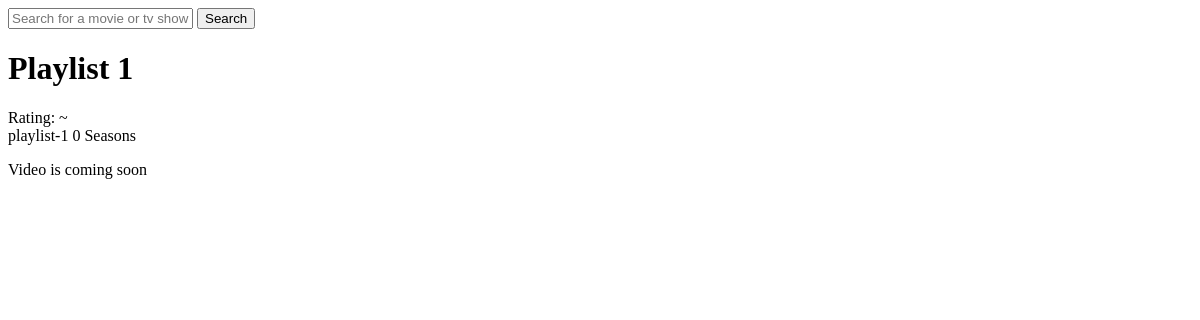
The app's page /shows/playlist-1/, older data.
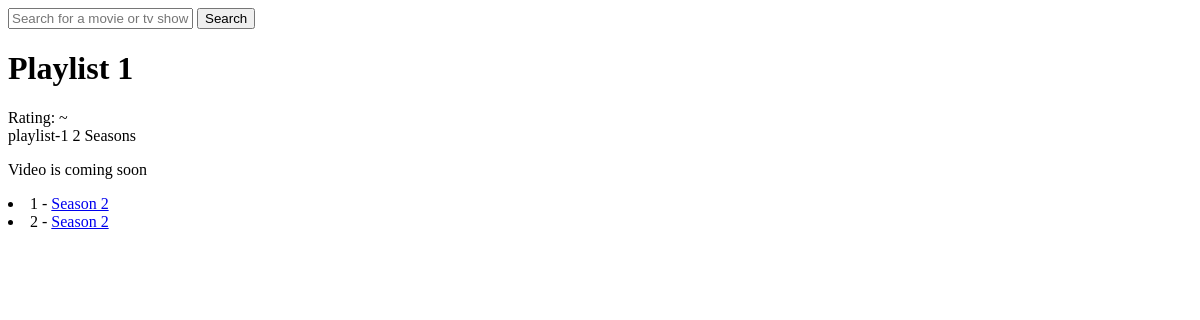
The same page, newer data.
### playlists/models.py (models this page shows, shortened)
class Playlist(models.Model):
    class PlaylistTypeChoices(models.TextChoices):
        MOVIE = "MOV", "Movie"
        SHOW = 'TVS', "TV Show"
        SEASON = 'SEA', "Season"
        PLAYLIST = 'PLY', "Playlist"
    parent = models.ForeignKey('self', null=True, blank=True, on_delete=models.SET_NULL)
    related = models.ManyToManyField("self", blank=True, related_name='related', through='PlaylistRelated')
    order = models.IntegerField(default=1)
    title = models.CharField(max_length=220)
    category = models.ForeignKey(Category, null=True, blank=True, on_delete=models.SET_NULL, related_name="playlists")
    description = models.TextField(blank=True, null=True)
    slug = models.SlugField(blank=True, null=True)
    type = models.CharField(max_length=3, choices=PlaylistTypeChoices.choices, default=PlaylistTypeChoices.PLAYLIST)
    video = models.ForeignKey(Video, blank=True, null=True, on_delete=models.SET_NULL, related_name='featured_playlist')
    videos = models.ManyToManyField(Video, blank=True, related_name='playlist_item', through='PlaylistItem')
    active = models.BooleanField(default=True)
    timestamp = models.DateTimeField(auto_now=True)
    state = models.CharField(max_length=2, choices=PublishStateOptions.choices, default=PublishStateOptions.DRAFT)
    publish_timestamp = models.DateField(auto_now=False, auto_now_add=False, blank=True, null=True)
    tags = GenericRelation(TaggedItem, related_query_name='playlist')
    ratings = GenericRelation(Rating, related_query_name='playlist')
    objects = PlaylistManager()
    def get_absolute_url(self):
        if self.is_movie:
            return f"/movies/{self.slug}/"
        if self.is_show:
            return f"/shows/{self.slug}/"
        if self.is_season and self.parent is not None:
            return f"/shows/{self.parent.slug}/seasons/{self.slug}/"
        return f"/playlists/{self.slug}/"
    @property
    def is_season(self):
        return self.type == self.PlaylistTypeChoices.SEASON
    @property
    def is_movie(self):
        return self.type == self.PlaylistTypeChoices.MOVIE
    @property
    def is_show(self):
        return self.type == self.PlaylistTypeChoices.SHOW
    def get_video_id(self):
        if self.video is None:
            return None
        return self.video.get_video_id()

### playlists/views.py (the view)
# urls.py: path('shows/<slug:slug>/', TVShowDetailView.as_view()),
class TVShowDetailView(PlaylistMixin, DetailView):
    template_name = 'playlists/tvshow_detail.html'
    queryset = TVShowProxy.objects.all()

### playlists/mixins.py (called while the page is built)
    def get_context_data(self, *args, **kwargs):
        context = super().get_context_data( *args, **kwargs)
        if self.title is not None:
            context['title'] = self.title
        return context

    def get_queryset(self):
        return super().get_queryset().published()

### playlists/models.py (called while the page is built)
    def published(self):
        now = timezone.now()
        return self.filter(
            publish_timestamp__lte=now,
            state=PublishStateOptions.PUBLISH
        )

    def get_queryset(self):
        return PlaylistQuerySet(self.model, using=self._db)

    def published(self):
        return self.get_queryset().published()

    @property
    def seasons(self):
        return self.playlist_set.published()

    def get_short_display(self):
        return f"{self.seasons.count()} Seasons"

### ratings/models.py (called while the page is built)
    def rating(self):
        return self.aggregate(average=Avg("value"))['average']

    def get_queryset(self):
        return RatingQuerySet(self.model, using=self._db)

### videos/models.py (called while the page is built)
    def get_video_id(self):
        if not self.is_published:
            return None
        return self.video_id

    @property
    def is_published(self):
        if self.active is False:
            return False
        state = self.state
        if state != PublishStateOptions.PUBLISH:
            return False
        pub_timestamp = self.publish_timestamp
        if pub_timestamp is None:
            return False
        now = timezone.now()
        return pub_timestamp <= now

### templates/playlists/tvshow_detail.html (shortened to what this page needs)
{% extends 'base.html' %}
{% load rating %}
{% block content %}
<h1>{{ object.title }}</h1>
<div>
    {% rating object=object %}
</div>
{{ object.slug }} {{ object.get_short_display }}
{% include 'videos/embed.html' with video_id=object.get_video_id %}
{% for season in object.seasons %}
<li>{{ forloop.counter }} - <a href='{{ season.get_absolute_url }}'>{{ season.title }} </a></li>
{% endfor %}
{% endblock %}

### templates/base.html (shortened to what this page needs)
<!DOCTYPE html>
<html lang="en">
<head>
</head>
<body>
    <form method='GET' action='/search/'>
        <input type='text' name='q' placeholder='Search for a movie or tv show'>
        <button type='submit'>Search</button>
    </form>
    {% block content %} {% endblock content %}
</body>
</html>

### ratings/templates/ratings/rating.html (shortened to what this page needs)
Rating: {% if value %}{{ value }}{% else %}~{% endif %}

### templates/videos/embed.html
{% if video_id %}
    <iframe width="560" height="315" src="https://youtu.be/AeCZvXZn5dg{{ video_id }}" title="YouTube video player" frameborder="0" allow="accelerometer; autoplay; clipboard-write; encrypted-media; gyroscope; picture-in-picture" allowfullscreen></iframe>
{% else %}
    <p>Video is coming soon</p>
{% endif %}

Row changes from the older to the newer data that the page shows:
computed for Playlist "Playlist 1": short "0 Seasons" → "2 Seasons"
now on this page (row edited): Playlist: title "Season 2"
now on this page (row edited): Playlist: title "Season 2"
